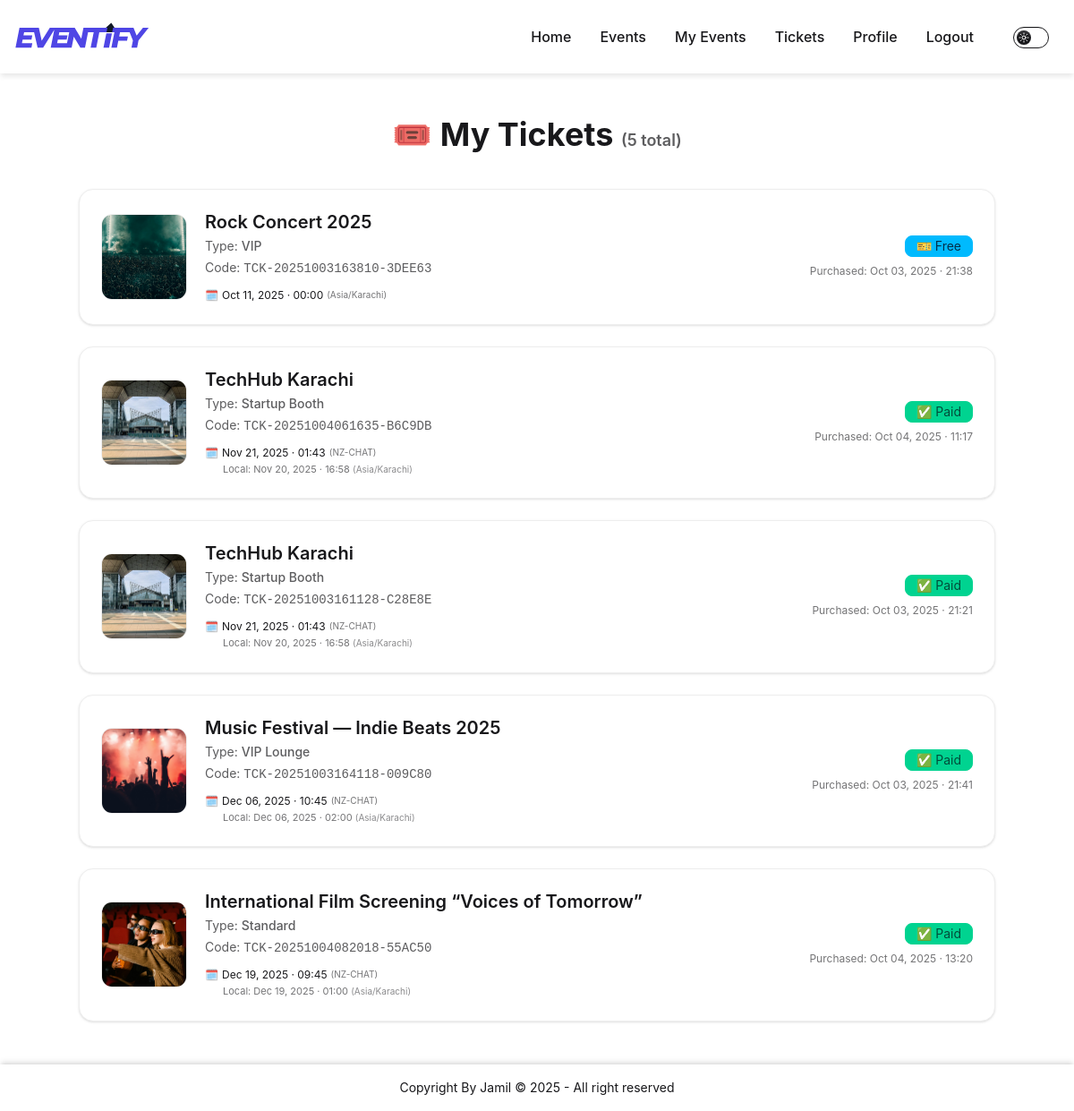
Before: /events/tickets/ (signed in) with the older database file.
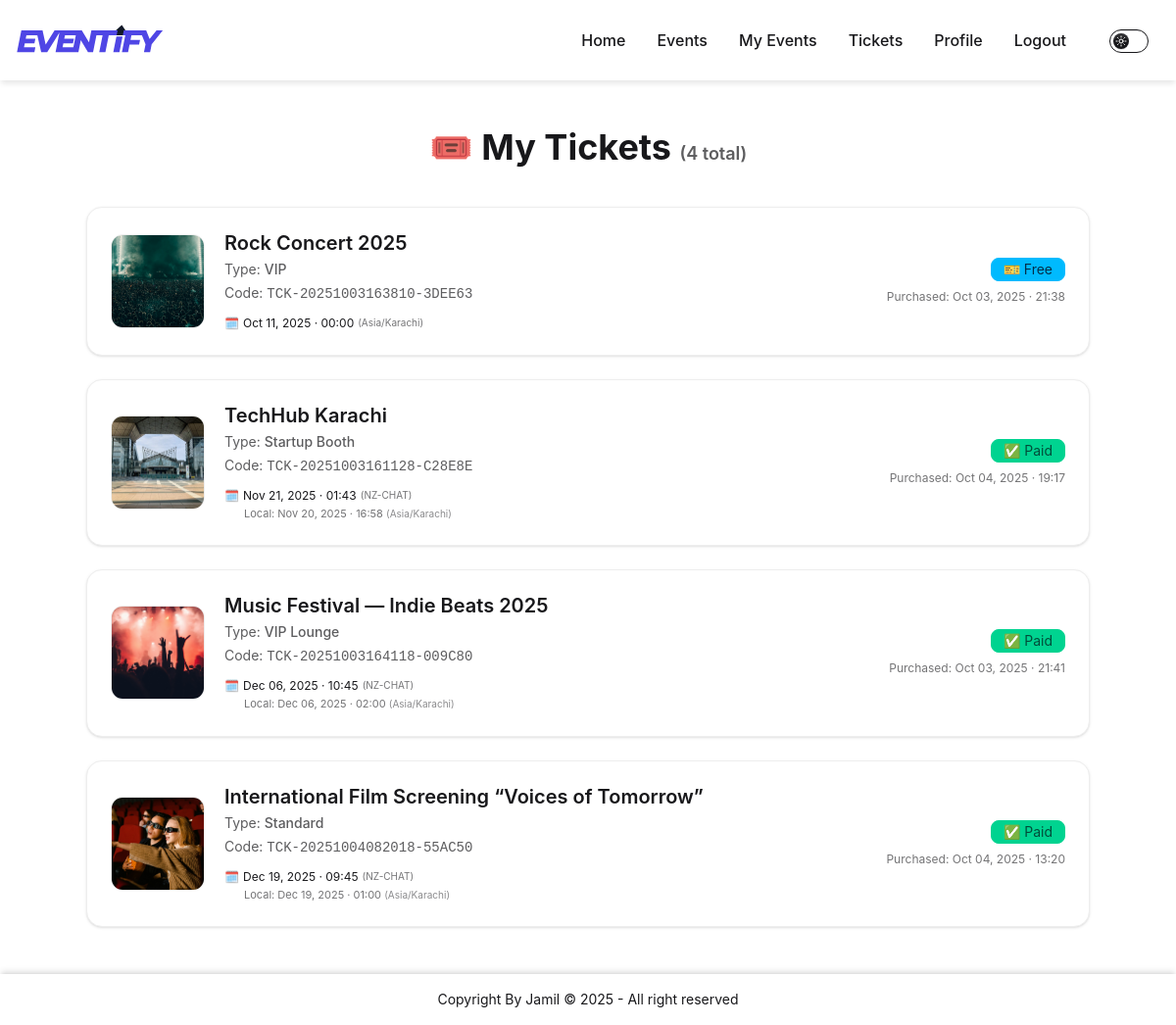
After: the same page with the newer database file.
### events/models.py (models this page shows, shortened)
class Ticket(models.Model):
    id = models.BigAutoField(primary_key=True)
    ticket_code = models.CharField(max_length=50, unique=True, editable=False)
    ticket_type = models.ForeignKey(TicketType, on_delete=models.CASCADE)
    stripe_product_id = models.CharField(max_length=255, blank=True, null=True)
    stripe_price_id = models.CharField(max_length=255, blank=True, null=True)
    stripe_session_id = models.CharField(max_length=255, blank=True, null=True)
    stripe_price = models.PositiveBigIntegerField(default=0)
    purchase_date = models.DateTimeField(
        default=timezone.now)  # timezone-aware
    attendee = models.ForeignKey(
        User, on_delete=models.CASCADE, related_name='tickets')
    purchase_status = models.CharField(
        max_length=3,
        choices=PurchaseStatus.choices,
        default=PurchaseStatus.PENDING
    )
    status = models.CharField(
        max_length=1,
        choices=TicketStatus.choices,
        default=TicketStatus.NOT_CHECKED_IN
    )
    reservation_expires_at = models.DateTimeField(null=True, blank=True)
    @property
    def is_expired(self):
        return (
            self.purchase_status == PurchaseStatus.PENDING
            and self.reservation_expires_at is not None
            and timezone.now() > self.reservation_expires_at
        )

class TicketType(models.Model):
    id = models.UUIDField(
        primary_key=True,
        default=uuid.uuid4,
        editable=False
    )
    event = models.ForeignKey(
        Event, on_delete=models.CASCADE, related_name='ticket_types'
    )
    name = models.CharField(max_length=100)  # removed global unique=True
    description = models.TextField(blank=True)
    price = models.DecimalField(max_digits=10, decimal_places=2)
    quantity_available = models.PositiveIntegerField()
    max_per_user = models.PositiveIntegerField(default=1)
    class Meta:
        unique_together = ('event', 'name')  # enforce per-event uniqueness
        verbose_name = "Ticket Type"
        verbose_name_plural = "Ticket Types"

class Event(models.Model):
    id = models.UUIDField(
        primary_key=True,
        default=uuid.uuid4,
        editable=False
    )
    title = models.CharField(max_length=255)
    description = models.TextField(blank=True)
    start_time = models.DateTimeField(default=timezone.now)
    location = models.TextField()
    image = models.ImageField(upload_to='events/')
    organizer = models.ForeignKey(
        User, on_delete=models.CASCADE, related_name="events"
    )

### authentication/models.py (models this page shows, shortened)
class User(AbstractUser):
    ROLE_CHOICES = [
        ('admin', 'Admin'),
        ('organizer', 'Organizer'),
        ('attendee', 'Attendee'),
    ]
    id = models.UUIDField(
        primary_key=True,
        default=uuid.uuid4,
        editable=False
    )
    name = models.CharField(_("Full Name"), max_length=300, blank=False)
    email = models.EmailField(_("Email address"), unique=True)
    role = models.CharField(
        max_length=20, choices=ROLE_CHOICES, default='attendee'
    )
    tagline = models.CharField(_("Tagline"), max_length=150, blank=True)
    description = models.TextField(_("Description"), blank=True)
    following = models.ManyToManyField(
        'self',
        symmetrical=False,
        related_name='followers',
        blank=True
    )
    timezone = models.CharField(
        max_length=50,
        choices=[(tz, tz) for tz in pytz.all_timezones],
        default="UTC"
    )
    profile_pic = models.ImageField(
        upload_to='profiles/',
        blank=True,
        null=True
    )

### events/views/ticket_views.py (the view)
# urls.py: path('tickets/', ticket_views.tickets, name="tickets"),
@login_required
def tickets(request):
    now = timezone.now()
    expired_qs = Ticket.objects.filter(
        attendee=request.user,
        purchase_status=PurchaseStatus.PENDING,
        reservation_expires_at__lt=now
    )
    for ticket in expired_qs:
        try:
            if not sync_ticket_payment(ticket):
                ticket.delete()
        except Exception as e:
            print(f"Failed to delete expired ticket {ticket.ticket_code}: {e}")
    tickets_qs = (
        Ticket.objects
        .filter(attendee=request.user)
        .select_related(
            "ticket_type",
            "ticket_type__event",
            "ticket_type__event__organizer"
        )
        .order_by(
            "ticket_type__event__start_time",
            "-purchase_date"
        )
    )
    grouped_tickets = {}
    for ticket in tickets_qs:
        event_id = ticket.ticket_type.event.id
        if event_id not in grouped_tickets:
            grouped_tickets[event_id] = {
                "event": ticket.ticket_type.event,
                "tickets": []
            }
        grouped_tickets[event_id]["tickets"].append(ticket)
    return render(request, "events/ticket_templates/tickets.html", {
        "grouped_tickets": grouped_tickets,
        "tickets": tickets_qs,  # fallback if needed
    })

### templates/events/ticket_templates/tickets.html (shortened to what the changed rows need)
{% extends 'base.html' %}
{% load thumbnail tz %}
{% block body %}
<div class="min-h-[70dvh] bg-base-100 flex flex-col items-center px-4 py-10">
  <div class="max-w-5xl w-full">
    <h1 class="text-4xl font-bold text-center mb-10">
      🎟 My Tickets
      <span class="text-base-content/70 text-lg font-semibold">({{ tickets|length }} total)</span>
    </h1>
    {% if tickets %}
      <div class="grid gap-6">
        {% for ticket in tickets %}
          {% with idx=forloop.counter %}
            {% if ticket.purchase_status == 'A' or ticket.purchase_status == 'FRE' or ticket.purchase_status == 'P' %}
              {% if ticket.purchase_status == 'P' %}
                <a href="{% url 'events:confirm_ticket_purchase' ticket.ticket_type.event.pk ticket.ticket_code %}"
                   class="group block bg-base-100 border border-base-300 rounded-2xl shadow-sm hover:shadow-lg hover:-translate-y-1 transition-all duration-200 overflow-hidden">
              {% else %}
                <a href="{% url 'events:ticket_details' ticket.ticket_code %}"
                   class="group block bg-base-100 border border-base-300 rounded-2xl shadow-sm hover:shadow-lg hover:-translate-y-1 transition-all duration-200 overflow-hidden">
              {% endif %}
            {% else %}
              <div class="block bg-base-100 border border-base-300 rounded-2xl shadow-sm opacity-60 cursor-not-allowed overflow-hidden">
            {% endif %}
              <div class="p-5 sm:p-6 flex flex-col sm:flex-row sm:items-center sm:justify-between gap-5">
                <div class="flex items-center gap-5 w-full sm:w-auto">
                  {% thumbnail ticket.ticket_type.event.image '100x100' crop='center' as thumb %}
                    <img src="{{ thumb.url }}" alt="{{ ticket.ticket_type.event.title }}"
                         class="w-24 h-24 rounded-xl border border-base-300 object-cover flex-shrink-0" />
                  {% endthumbnail %}
                  <div class="flex flex-col gap-1">
                    <h2 class="text-lg sm:text-xl font-semibold leading-tight">
                      {{ ticket.ticket_type.event.title }}
                    </h2>
                    <p class="text-sm text-base-content/70">
                      Type: <span class="font-medium">{{ ticket.ticket_type.name }}</span>
                    </p>
                    <p class="text-sm text-base-content/70">
                      Code: <span class="font-mono">{{ ticket.ticket_code }}</span>
                    </p>
                    <div class="mt-2 space-y-0.5">
                      <p class="text-xs flex items-center gap-1">
                        <span>🗓</span>
                        {% timezone ticket.ticket_type.event.organizer.timezone %}
                          {{ ticket.ticket_type.event.start_time|date:'M d, Y · H:i' }}
                        {% endtimezone %}
                        <span class="text-[10px] text-base-content/60">
                          ({{ ticket.ticket_type.event.organizer.timezone }})
                        </span>
                      </p>
                      {% if request.user.is_authenticated and request.user.timezone != ticket.ticket_type.event.organizer.timezone %}
                        <p class="text-[11px] text-base-content/60 pl-5">
                          Local:
                          {% timezone request.user.timezone %}
                            {{ ticket.ticket_type.event.start_time|date:'M d, Y · H:i' }}
                          {% endtimezone %}
                          <span class="text-[10px] text-base-content/50">
                            ({{ request.user.timezone }})
                          </span>
                        </p>
                      {% endif %}
                    </div>
                  </div>
                </div>
                <div class="text-right flex flex-col gap-2 sm:items-end">
                  {% if ticket.is_expired %}
                    <span class="badge badge-error py-2 px-3 gap-1 text-sm">⏳ Expired</span>
                  {% elif ticket.purchase_status == 'A' %}
                    <span class="badge badge-success py-2 px-3 gap-1 text-sm">✅ Paid</span>
                  {% elif ticket.purchase_status == 'P' %}
                    <span class="badge badge-warning py-2 px-3 gap-1 text-sm">
                      ⌛ Pending (<span id="countdown-{{ idx }}">{{ ticket.reservation_seconds_left }}</span>s)
                    </span>
                  {% elif ticket.purchase_status == 'FRE' %}
                    <span class="badge badge-info py-2 px-3 gap-1 text-sm">🎫 Free</span>
                  {% elif ticket.purchase_status == 'FAIL' %}
                    <span class="badge badge-neutral py-2 px-3 gap-1 text-sm">❌ Failed</span>
                  {% elif ticket.purchase_status == 'REF' %}
                    <span class="badge badge-neutral py-2 px-3 gap-1 text-sm">💸 Refunded</span>
                  {% else %}
                    <span class="badge badge-neutral py-2 px-3 gap-1 text-sm">{{ ticket.get_purchase_status_display }}</span>
                  {% endif %}
                  <p class="text-xs opacity-60">
                    Purchased: {{ ticket.purchase_date|date:'M d, Y · H:i' }}
                  </p>
                </div>
              </div>
            {% if ticket.purchase_status == 'A' or ticket.purchase_status == 'FRE' or ticket.purchase_status == 'P' %}
              </a>
            {% else %}
              </div>
            {% endif %}
          {% endwith %}
        {% endfor %}
      </div>
    {% else %}
      <div class="flex flex-col items-center justify-center mt-20 text-center opacity-70">
        <div class="text-6xl mb-4">🕳</div>
        <p class="text-lg">You haven’t booked any tickets yet.</p>
      </div>
    {% endif %}
  </div>
</div>
{% endblock %}

Changed rows visible on the page:
removed Ticket: ticket_type.event "TechHub Karachi", ticket_type.name "Startup Booth", ticket_code "TCK-20251004061635-B6C9DB", ticket_type.event.start_time "Nov 21, 2025 · 01:43", ticket_type.event.organizer.timezone "NZ-CHAT", ticket_type.event.start_time "Nov 20, 2025 · 16:58", {{ request.user.timezone }} "Asia/Karachi", purchase_date "Oct 04, 2025 · 11:17"
changed Ticket "TCK-20251003161128-C28E8E": purchase_date "Oct 03, 2025 · 21:21" → "Oct 04, 2025 · 19:17"
Other visible differences:
{{ tickets|length }}: "5" → "4"
